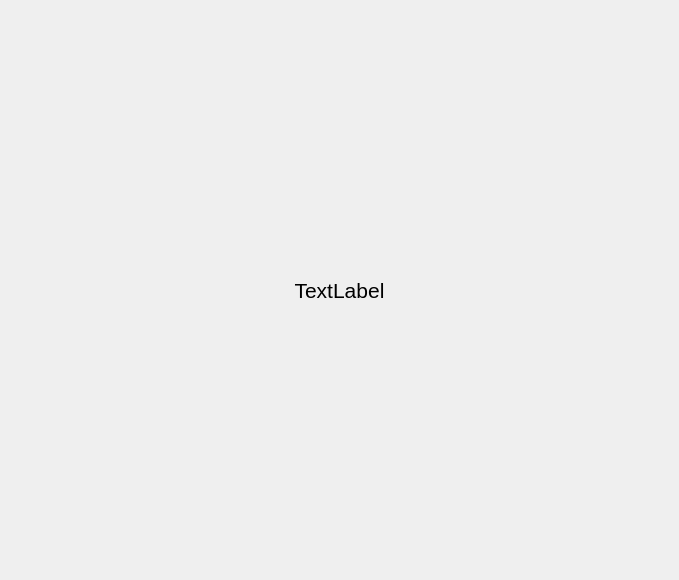
<?xml version="1.0" encoding="UTF-8"?>
<ui version="4.0">
 <class>ProAlgoIntroduceWidget</class>
 <widget class="QWidget" name="ProAlgoIntroduceWidget">
  <property name="geometry">
   <rect>
    <x>0</x>
    <y>0</y>
    <width>679</width>
    <height>580</height>
   </rect>
  </property>
  <property name="windowTitle">
   <string>Form</string>
  </property>
  <layout class="QVBoxLayout" name="verticalLayout">
   <property name="spacing">
    <number>0</number>
   </property>
   <property name="leftMargin">
    <number>0</number>
   </property>
   <property name="topMargin">
    <number>0</number>
   </property>
   <property name="rightMargin">
    <number>0</number>
   </property>
   <property name="bottomMargin">
    <number>0</number>
   </property>
   <item>
    <widget class="QLabel" name="proalgo_introShowL">
     <property name="font">
      <font>
       <pointsize>16</pointsize>
      </font>
     </property>
     <property name="text">
      <string>TextLabel</string>
     </property>
     <property name="alignment">
      <set>Qt::AlignCenter</set>
     </property>
    </widget>
   </item>
  </layout>
 </widget>
 <resources/>
 <connections/>
</ui>
